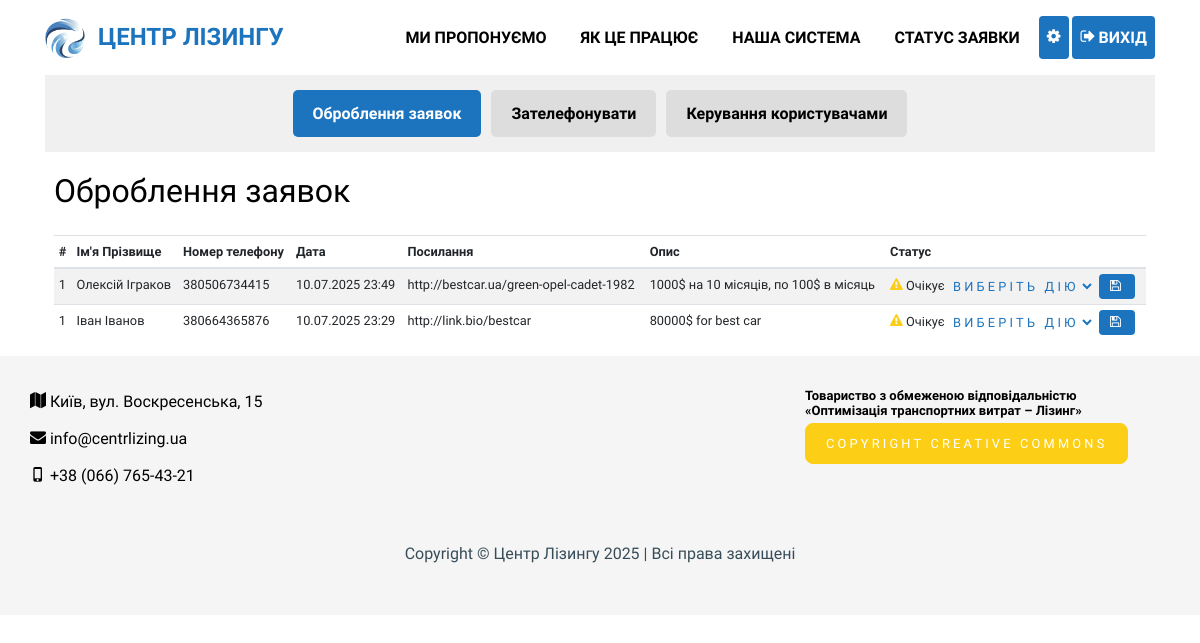
The app's page /dashboard (signed in) with its own data.
### tables this page shows
CREATE TABLE `orders` (
  `id` bigint NOT NULL,
  `name` varchar(20) NOT NULL,
  `surname` varchar(20) NOT NULL,
  `phone` decimal(13,0) NOT NULL,
  `date` datetime NOT NULL DEFAULT CURRENT_TIMESTAMP,
  `link` varchar(255) NOT NULL,
  `text` varchar(255) NOT NULL,
  `status` int NOT NULL
);

### index.php (called while the page is built, shortened)
<?php
$router = new Router();
$router->handleRequest();
exit();

### config/database.php (called while the page is built)
<?php
return [
    'hostname' => 'localhost',
    'username' => 'root',
    'password' => '',
    'database' => 'centrlizing',
];

### src/Services/Database.php (called while the page is built, shortened)
<?php
class Database
{
    private PDO $conn;
    private function connect(): void
    {
        try {
            $config = require __DIR__ . '/../../config/database.php';
            $this->conn = new PDO(
                "mysql:host={$config['hostname']};dbname={$config['database']}",
                $config['username'],
                $config['password'],
                [
                    PDO::ATTR_ERRMODE => PDO::ERRMODE_EXCEPTION,
                    PDO::ATTR_DEFAULT_FETCH_MODE => PDO::FETCH_ASSOC,
                    PDO::ATTR_PERSISTENT => true
                ]
            );
        } catch (PDOException $e)
        {
            $_SESSION['error'] = $e->getMessage();
            die('Помилка підключення до бази данних');
        }
    }
    public function getConnection(): PDO
    {
        return $this->conn;
    }
}

### src/Controllers/Controller.php (called while the page is built, shortened)
<?php
class Controller
{
    public function __construct()
    {
        $database = new Database();
        $this->conn = $database->getConnection();
    }
}

### src/Services/Order.php (called while the page is built, shortened)
<?php
class Order
{
    private PDO $conn;
    public function __construct($conn)
    {
        $this->conn = $conn;
    }
    public function getPaginatedOrders($page = 1, $limit = 10): array
    {
        try {
            $offset = ($page - 1) * $limit;
            $this->conn->setAttribute(PDO::ATTR_ERRMODE, PDO::ERRMODE_EXCEPTION);
            $stmt = $this->conn->prepare("
            SELECT id, name, surname, phone, date, link, text, status
            FROM centrlizing.orders
            ORDER BY date DESC
            LIMIT :limit OFFSET :offset
        ");
            $stmt->bindValue(':limit', (int)$limit, PDO::PARAM_INT);
            $stmt->bindValue(':offset', (int)$offset, PDO::PARAM_INT);
            $stmt->execute();
            $calls = $stmt->fetchAll(PDO::FETCH_ASSOC);
            return [
                'data' => $calls,
                'page' => (int)$page,
                'limit' => (int)$limit
            ];
        } catch (PDOException $e) {
            return ['error' => 'Помилка: ' . $e->getMessage()];
        }
    }
}

### views/dashboard.php (the view, shortened to what this page needs)
<?php
$orderController = new OrderController();
$ordersArray = $orderController->showOrders();
?>
<div class="container">
    <div class="form-toggle">
        <button data-form="orders" class="active">Оброблення заявок</button>
        <button data-form="calls">Зателефонувати</button>
        <button data-form="users">Керування користувачами</button>
    </div>
    <div class="row">
        <main class="form-container active col-md-12 ms-sm-auto col-lg-12 px-md-4" id="orders">
            <h2> Оброблення заявок</h2>
            <div class="table-responsive small">
                <table class="table table-striped table-sm">
                    <thead>
                    <tr>
                        <th scope="col">#</th>
                        <th scope="col">Ім'я Прізвище</th>
                        <th scope="col">Номер телефону</th>
                        <th scope="col">Дата</th>
                        <th scope="col">Посилання</th>
                        <th scope="col">Опис</th>
                        <th scope="col">Статус</th>
                    </tr>
                    </thead>
                    <tbody>
                    <?php foreach ($ordersArray['data'] as $order):
                        $int_order = +1;
                        $orderStatus = $orderController->adminOrderStatus($order['status'], $order['id']);
                        $timestamp = strtotime($order['date']);
                        $date = date("d.m.Y H:i", $timestamp);
                        ?>
                        <tr>
                            <td><?= htmlspecialchars($int_order) ?></td>
                            <td><?= htmlspecialchars($order['name']) . " " . htmlspecialchars($order['surname']) ?></td>
                            <td><?= htmlspecialchars($order['phone']) ?></td>
                            <td><?= htmlspecialchars($date) ?></td>
                            <td><?= htmlspecialchars($order['link']) ?></td>
                            <td><?= htmlspecialchars($order['text']) ?></td>
                            <td><?= $orderStatus ?></td>
                        </tr>
                    <?php endforeach; ?>
                    </tbody>
                </table>
            </div>
        </main>
    </div>
</div>

### src/Controllers/OrderController.php (shortened to what this page needs)
<?php
class OrderController extends Controller
{
    protected Order $order;
    public function __construct()
    {
        $this->order = new Order($this->conn);
    }
    public function showOrders(): array
    {
        $page = isset($_GET['page']) ? (int)$_GET['page'] : 1;
        $limit = 20;
        return $this->order->getPaginatedOrders($page, $limit);
    }
    public function adminOrderStatus(string $status, int $id): string
    {
        return match ($status) {
            '1' => $this->renderStatusForm(
                icon: 'icon-money text-green',
                message: 'Очікує фінанси',
                actions: [
                    '2' => 'Виплачено'
                ],
                formId: $id
            ),
            '2' => $this->renderStatusForm(
                icon: 'icon-check-circle text-green',
                message: 'Фінанси виплачено',
                actions: [
                    '3' => 'Закрити'
                ],
                formId: $id
            ),
            '3' => $this->renderStaticStatus('icon-check-circle text-green', 'Заявка закрита!'),
            '4' => $this->renderStaticStatus('icon-error text-danger', 'Заявка відхилена!'),
            default => $this->renderStatusForm(
                icon: 'icon-warning text-yellow',
                message: 'Очікує',
                actions: [
                    '4' => 'Відмовити',
                    '1' => 'Підтвердити'
                ],
                formId: $id
            )
        };
    }
    private function renderStatusForm(string $icon, string $message, array $actions, int $formId): string
    {
        $options = "<option selected disabled>Виберіть дію</option>";
        foreach ($actions as $value => $label) {
            $options .= "<option value='$value'>$label</option>";
        }
        return "
                <form class='p-0 m-0' action='/incs/handlers/orders/update_order_status_handler.php' method='post'>
                    <input type='hidden' name='id' value='$formId'>
                    <label for='select-order' class='d-none'></label>
                    <i class='$icon'></i> $message
                    <select class='btn p-0 text-blue' name='select-order' id='select-order'>
                        $options
                    </select>
                    <button class='btn blue-btn' type='submit'><i class='icon-save'></i></button>
                </form>
                ";
    }
}

### records on screen
orders: int_order "1", name "Олексій", surname "Іграков", phone "380506734415", date "10.07.2025 23:49", link "http://bestcar.ua/green-opel-cadet-1982", text "1000$ на 10 місяців, по 100$ в місяць"
orders: int_order "1", name "Іван", surname "Іванов", phone "380664365876", date "10.07.2025 23:29", link "http://link.bio/bestcar", text "80000$ for best car"

### other values on screen
$address "Київ, вул. Воскресенська, 15"
$email "info@centrlizing.ua"
$phone_decoration "+38 (066) 765-43-21"
$title "Центр Лізингу"
